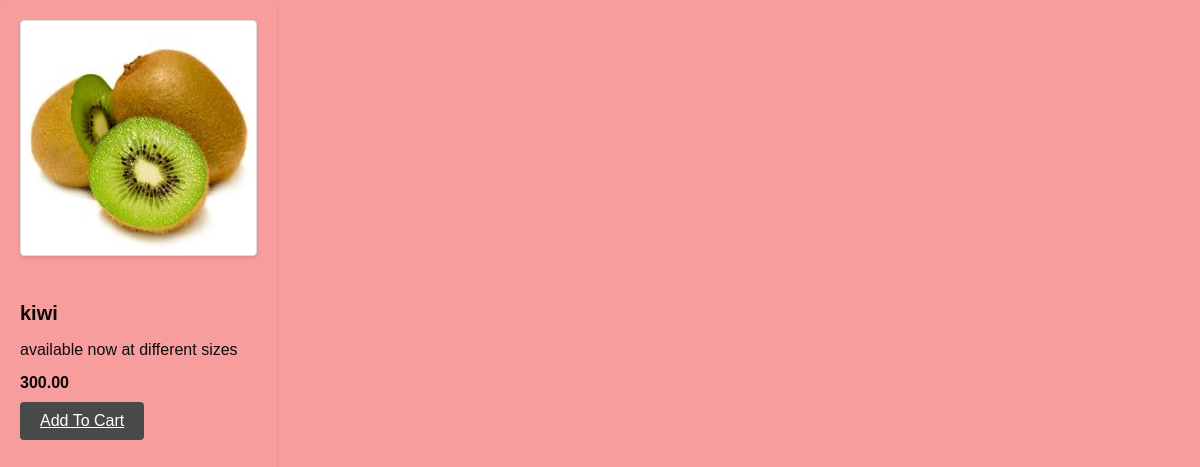
The page /inventory/product/detail4/ on the database its author committed.
### inventory/models.py (models this page shows)
class Product(models.Model):
    name = models.CharField(max_length=32)
    price = models.DecimalField(max_digits=8, decimal_places=2)
    stock = models.PositiveIntegerField()
    image = models.ImageField()
    description = models.TextField()
    date_created = models.DateTimeField(auto_now_add=True)
    date_update = models.DateTimeField(auto_now=True)

### inventory/views.py (the view)
# urls.py: path("product/detail<int:id>/",product_detail_view,name="product_detail_view"),
def product_detail_view(request,id):
    product = Product.objects.get(id = id)
    return render(request,"inventory/product_detail.html",{"product":product})

### templates/inventory/product_detail.html (shortened to what this page needs)
<!DOCTYPE html>
<html lang="en">
<head>
</head>
<body>
</head>
<div class="details">
    <img src="{{product.image.url}}"/>
    <h4 id="title">{{product.name}}</h4>
    <p>{{product.description}}</p>
    <span>{{product.price}}</span>
    <button id="btn"> <a href="{% url 'cart_list' %}" class="cart_list">Add To Cart</a></button>
</div>
</html>

### templates/inventory/product_detail.html (style rules this page uses)
body { font-family: Arial, sans-serif; background-color: #f79d9e; margin: 0; padding: 0; display: flex; height: 100vh; }
.details { background-color: #f79d9e; border-radius: 8px; padding: 20px; box-shadow: 0 2px 4px rgba(0, 0, 0, 0.1); }
#title { color: #0A0A0A; margin-bottom: 10px; font-size: 20px; text-align: left; }
img { max-width: 100%; height: auto; margin-bottom: 15px; border: 1px solid #ddd; border-radius: 4px; box-shadow: 0 2px 4px rgba(0, 0, 0, 0.1); }
p { color: #0c0c0c; margin-bottom: 15px; }
span { font-weight: bold; color: #080808; display: block; margin-bottom: 10px; }
#btn { background-color: #484949; color: rgb(253, 247, 247); border: none; padding: 10px 20px; border-radius: 4px; cursor: pointer; transition: background-color 0.3s ease; }
.cart_list { color: white; font-size: 1.2em; }

### rows shown on the page
Product: image (picture), name "kiwi", description "available now at different sizes", price "300.00"
